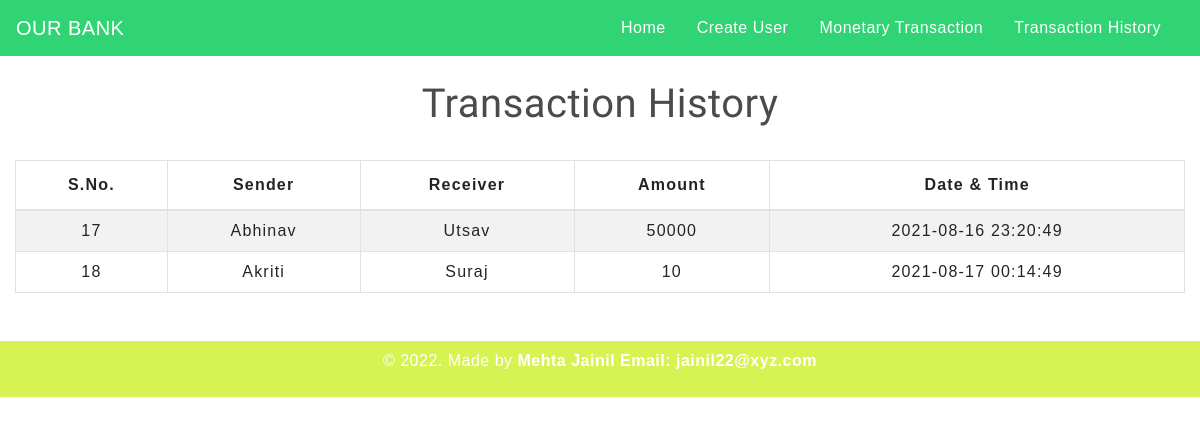
/transactionhistory.php, run on an earlier commit of the app's database.
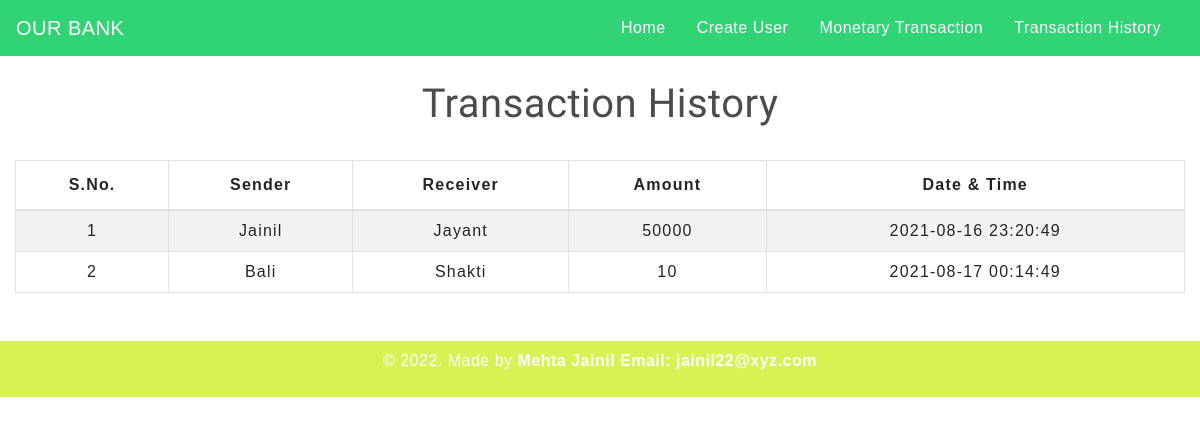
And on a later commit of the database.
### tables this page shows
CREATE TABLE `transaction` (
  `sno` int(3) NOT NULL,
  `sender` text NOT NULL,
  `receiver` text NOT NULL,
  `balance` int(8) NOT NULL,
  `datetime` datetime NOT NULL DEFAULT current_timestamp()
);

### transactionhistory.php (the view, shortened to what this page needs)
<!DOCTYPE html>
<html lang="en">
<head>
    <link rel="stylesheet" href="https://stackpath.bootstrapcdn.com/bootstrap/4.5.2/css/bootstrap.min.css">
    <link rel="stylesheet" type="text/css" href="css/table.css">
    <link rel="stylesheet" type="text/css" href="css/navbar.css">
    <link rel="stylesheet" type="text/css" href="css/main.css">
</head>
<body>
<?php
  include 'navbar.php';
?>
	<div class="container-fluid">
        <h2 class="text-center pt-4">Transaction History</h2>
       <br>
       <div class="table-responsive-sm">
    <table class="table table-hover table-striped table-condensed table-bordered">
        <thead>
            <tr>
                <th class="text-center">S.No.</th>
                <th class="text-center">Sender</th>
                <th class="text-center">Receiver</th>
                <th class="text-center">Amount</th>
                <th class="text-center">Date & Time</th>
            </tr>
        </thead>
        <tbody>
        <?php
            include 'config.php';
            $sql ="select * from transaction";
            $query =mysqli_query($conn, $sql);
            while($rows = mysqli_fetch_assoc($query))
            {
        ?>
            <tr>
            <td class="py-2"><?php echo $rows['sno']; ?></td>
            <td class="py-2"><?php echo $rows['sender']; ?></td>
            <td class="py-2"><?php echo $rows['receiver']; ?></td>
            <td class="py-2"><?php echo $rows['balance']; ?> </td>
            <td class="py-2"><?php echo $rows['datetime']; ?> </td>
        <?php
            }
        ?>
        </tbody>
    </table>
    </div>
</div>
<footer class="text-center mt-5 py-2">
    <p>&copy 2022. Made by <b>Mehta Jainil Email: jainil22@xyz.com</b>
</footer>
</body>
</html>

What changed in the data, as far as the page shows it:
removed transaction: sno "17", sender "Abhinav", receiver "Utsav", balance "50000", datetime "2021-08-16 23:20:49"
removed transaction: sno "18", sender "Akriti", receiver "Suraj", balance "10", datetime "2021-08-17 00:14:49"
added transaction: sno "1", sender "Jainil", receiver "Jayant", balance "50000", datetime "2021-08-16 23:20:49"
added transaction: sno "2", sender "Bali", receiver "Shakti", balance "10", datetime "2021-08-17 00:14:49"
